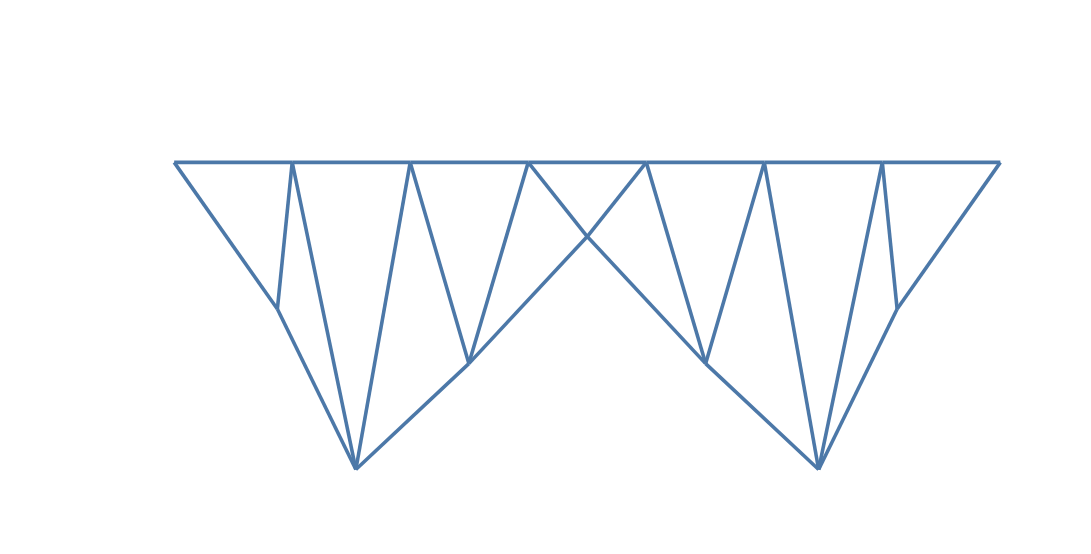

Notebook source saved alongside this figure:
### Code cell
plotTruss(allGraphsUnfiltered[0])

### Figure 1 — Vega-Lite specification as saved in the notebook (floating-point values rounded to 4 significant figures)
{"config": {"view": {"continuousWidth": 400, "continuousHeight": 300, "strokeOpacity": 0}}, "layer": [{"data": {"name": "data-c54843a9bf5c15962e09005606697f04"}, "mark": "circle", "encoding": {"color": {"value": "#4C78A8"}, "opacity": {"value": 0}, "size": {"value": 1}, "x": {"type": "quantitative", "axis": null, "field": "x", "scale": {"domain": [-5.0, 55.0]}}, "y": {"type": "quantitative", "axis": null, "field": "y", "scale": {"domain": [-21.01, 8.986]}}}}, {"data": {"name": "data-4905735001ccef9b15d6b8ab6931b67b"}, "mark": "line", "encoding": {"color": {"value": "#4C78A8"}, "opacity": {"value": 1.0}, "size": {"value": 2.0}, "x": {"type": "quantitative", "field": "x"}, "y": {"type": "quantitative", "field": "y"}}}, {"data": {"name": "data-8b400ba0fcfc55a17aa8de6e589b5acd"}, "mark": "line", "encoding": {"color": {"value": "#4C78A8"}, "opacity": {"value": 1.0}, "size": {"value": 2.0}, "x": {"type": "quantitative", "field": "x"}, "y": {"type": "quantitative", "field": "y"}}}, {"data": {"name": "data-527886cc55d8a82c08429b02e0349b6d"}, "mark": "line", "encoding": {"color": {"value": "#4C78A8"}, "opacity": {"value": 1.0}, "size": {"value": 2.0}, "x": {"type": "quantitative", "field": "x"}, "y": {"type": "quantitative", "field": "y"}}}, {"data": {"name": "data-796a6588aeccfd64e0a95eb04d176a26"}, "mark": "line", "encoding": {"color": {"value": "#4C78A8"}, "opacity": {"value": 1.0}, "size": {"value": 2.0}, "x": {"type": "quantitative", "field": "x"}, "y": {"type": "quantitative", "field": "y"}}}, {"data": {"name": "data-1de376352550a0627b0ceea2fce4f25c"}, "mark": "line", "encoding": {"color": {"value": "#4C78A8"}, "opacity": {"value": 1.0}, "size": {"value": 2.0}, "x": {"type": "quantitative", "field": "x"}, "y": {"type": "quantitative", "field": "y"}}}, {"data": {"name": "data-515fc9bb58f1cae1e00fa8a1dc201630"}, "mark": "line", "encoding": {"color": {"value": "#4C78A8"}, "opacity": {"value": 1.0}, "size": {"value": 2.0}, "x": {"type": "quantitative", "field": "x"}, "y": {"type": "quantitative", "field": "y"}}}, {"data": {"name": "data-a138bbd12d8c2a2150beab748eb8c1c5"}, "mark": "line", "encoding": {"color": {"value": "#4C78A8"}, "opacity": {"value": 1.0}, "size": {"value": 2.0}, "x": {"type": "quantitative", "field": "x"}, "y": {"type": "quantitative", "field": "y"}}}, {"data": {"name": "data-05f02cf1ff9c1f020eaa5ad29cda3223"}, "mark": "line", "encoding": {"color": {"value": "#4C78A8"}, "opacity": {"value": 1.0}, "size": {"value": 2.0}, "x": {"type": "quantitative", "field": "x"}, "y": {"type": "quantitative", "field": "y"}}}, {"data": {"name": "data-40d29d3e692952458d9a1c6a761bcf45"}, "mark": "line", "encoding": {"color": {"value": "#4C78A8"}, "opacity": {"value": 1.0}, "size": {"value": 2.0}, "x": {"type": "quantitative", "field": "x"}, "y": {"type": "quantitative", "field": "y"}}}, {"data": {"name": "data-83a9a9a49c44b98d2247d6926da36461"}, "mark": "line", "encoding": {"color": {"value": "#4C78A8"}, "opacity": {"value": 1.0}, "size": {"value": 2.0}, "x": {"type": "quantitative", "field": "x"}, "y": {"type": "quantitative", "field": "y"}}}, {"data": {"name": "data-7a00bc7907b5f43b0ba3b4164145bd92"}, "mark": "line", "encoding": {"color": {"value": "#4C78A8"}, "opacity": {"value": 1.0}, "size": {"value": 2.0}, "x": {"type": "quantitative", "field": "x"}, "y": {"type": "quantitative", "field": "y"}}}, {"data": {"name": "data-22a7c53b39b322df4e19ec1eb5c41f0c"}, "mark": "line", "encoding": {"color": {"value": "#4C78A8"}, "opacity": {"value": 1.0}, "size": {"value": 2.0}, "x": {"type": "quantitative", "field": "x"}, "y": {"type": "quantitative", "field": "y"}}}, {"data": {"name": "data-a5f54abaf950aceb10af33ac0aae8af7"}, "mark": "line", "encoding": {"color": {"value": "#4C78A8"}, "opacity": {"value": 1.0}, "size": {"value": 2.0}, "x": {"type": "quantitative", "field": "x"}, "y": {"type": "quantitative", "field": "y"}}}, {"data": {"name": "data-a3bbe2f942d9a018fe94dbf3bf17c361"}, "mark": "line", "encoding": {"color": {"value": "#4C78A8"}, "opacity": {"value": 1.0}, "size": {"value": 2.0}, "x": {"type": "quantitative", "field": "x"}, "y": {"type": "quantitative", "field": "y"}}}, {"data": {"name": "data-bf2e7c29cf9b848a7b6a7c0718ca4bfa"}, "mark": "line", "encoding": {"color": {"value": "#4C78A8"}, "opacity": {"value": 1.0}, "size": {"value": 2.0}, "x": {"type": "quantitative", "field": "x"}, "y": {"type": "quantitative", "field": "y"}}}, {"data": {"name": "data-f50d695f135da468e6bcdb4177ef38e2"}, "mark": "line", "encoding": {"color": {"value": "#4C78A8"}, "opacity": {"value": 1.0}, "size": {"value": 2.0}, "x": {"type": "quantitative", "field": "x"}, "y": {"type": "quantitative", "field": "y"}}}, {"data": {"name": "data-58787370d19e48d194f5f640dbcebe12"}, "mark": "line", "encoding": {"color": {"value": "#4C78A8"}, "opacity": {"value": 1.0}, "size": {"value": 2.0}, "x": {"type": "quantitative", "field": "x"}, "y": {"type": "quantitative", "field": "y"}}}, {"data": {"name": "data-5725cc0e55d8831c744fb012b6a10822"}, "mark": "line", "encoding": {"color": {"value": "#4C78A8"}, "opacity": {"value": 1.0}, "size": {"value": 2.0}, "x": {"type": "quantitative", "field": "x"}, "y": {"type": "quantitative", "field": "y"}}}, {"data": {"name": "data-a5006c1171c47fba0be391a07f1f3fd4"}, "mark": "line", "encoding": {"color": {"value": "#4C78A8"}, "opacity": {"value": 1.0}, "size": {"value": 2.0}, "x": {"type": "quantitative", "field": "x"}, "y": {"type": "quantitative", "field": "y"}}}, {"data": {"name": "data-a9a107e75e330d6dd18d2932a3c34ad6"}, "mark": "line", "encoding": {"color": {"value": "#4C78A8"}, "opacity": {"value": 1.0}, "size": {"value": 2.0}, "x": {"type": "quantitative", "field": "x"}, "y": {"type": "quantitative", "field": "y"}}}, {"data": {"name": "data-1e7fcf51c2ebba8e57fd5dab5e156108"}, "mark": "line", "encoding": {"color": {"value": "#4C78A8"}, "opacity": {"value": 1.0}, "size": {"value": 2.0}, "x": {"type": "quantitative", "field": "x"}, "y": {"type": "quantitative", "field": "y"}}}, {"data": {"name": "data-5a6d941763adbe3f8b5f23ae62e0472d"}, "mark": "line", "encoding": {"color": {"value": "#4C78A8"}, "opacity": {"value": 1.0}, "size": {"value": 2.0}, "x": {"type": "quantitative", "field": "x"}, "y": {"type": "quantitative", "field": "y"}}}, {"data": {"name": "data-4fa8ed58fdadf570dccc64e262b0b800"}, "mark": "line", "encoding": {"color": {"value": "#4C78A8"}, "opacity": {"value": 1.0}, "size": {"value": 2.0}, "x": {"type": "quantitative", "field": "x"}, "y": {"type": "quantitative", "field": "y"}}}, {"data": {"name": "data-d721b0a525ad725f3a7df69db3fbbc7d"}, "mark": "line", "encoding": {"color": {"value": "#4C78A8"}, "opacity": {"value": 1.0}, "size": {"value": 2.0}, "x": {"type": "quantitative", "field": "x"}, "y": {"type": "quantitative", "field": "y"}}}, {"data": {"name": "data-c18cb48d67b0f2e3c33a91f8f069c9bd"}, "mark": "line", "encoding": {"color": {"value": "#4C78A8"}, "opacity": {"value": 1.0}, "size": {"value": 2.0}, "x": {"type": "quantitative", "field": "x"}, "y": {"type": "quantitative", "field": "y"}}}, {"data": {"name": "data-b4b5e6cc1eb26d5f4d69e0d3cb22d6c0"}, "mark": "line", "encoding": {"color": {"value": "#4C78A8"}, "opacity": {"value": 1.0}, "size": {"value": 2.0}, "x": {"type": "quantitative", "field": "x"}, "y": {"type": "quantitative", "field": "y"}}}, {"data": {"name": "data-171ca0c60e62f6b0e2a36f7a24d16954"}, "mark": "line", "encoding": {"color": {"value": "#4C78A8"}, "opacity": {"value": 1.0}, "size": {"value": 2.0}, "x": {"type": "quantitative", "field": "x"}, "y": {"type": "quantitative", "field": "y"}}}], "background": "white", "height": 300, "width": 600, "$schema": "https://vega.github.io/schema/vega-lite/v4.8.1.json", "datasets": {"data-c54843a9bf5c15962e09005606697f04": [{"x": 0.0, "y": 0.0}, {"x": 6.246, "y": -9.556}, {"x": 7.143, "y": 0.0}, {"x": 11.0, "y": -20.01}, {"x": 14.29, "y": 0.0}, {"x": 17.83, "y": -13.12}, {"x": 21.43, "y": 0.0}, {"x": 25.0, "y": -4.833}, {"x": 28.57, "y": 0.0}, {"x": 32.17, "y": -13.12}, {"x": 35.71, "y": 0.0}, {"x": 39.0, "y": -20.01}, {"x": 42.86, "y": 0.0}, {"x": 43.75, "y": -9.556}, {"x": 50.0, "y": 0.0}], "data-4905735001ccef9b15d6b8ab6931b67b": [{"x": 0.0, "y": 0.0}, {"x": 6.246, "y": -9.556}], "data-8b400ba0fcfc55a17aa8de6e589b5acd": [{"x": 0.0, "y": 0.0}, {"x": 7.143, "y": 0.0}], "data-527886cc55d8a82c08429b02e0349b6d": [{"x": 6.246, "y": -9.556}, {"x": 7.143, "y": 0.0}], "data-796a6588aeccfd64e0a95eb04d176a26": [{"x": 6.246, "y": -9.556}, {"x": 11.0, "y": -20.01}], "data-1de376352550a0627b0ceea2fce4f25c": [{"x": 7.143, "y": 0.0}, {"x": 11.0, "y": -20.01}], "data-515fc9bb58f1cae1e00fa8a1dc201630": [{"x": 7.143, "y": 0.0}, {"x": 14.29, "y": 0.0}], "data-a138bbd12d8c2a2150beab748eb8c1c5": [{"x": 11.0, "y": -20.01}, {"x": 14.29, "y": 0.0}], "data-05f02cf1ff9c1f020eaa5ad29cda3223": [{"x": 11.0, "y": -20.01}, {"x": 17.83, "y": -13.12}], "data-40d29d3e692952458d9a1c6a761bcf45": [{"x": 14.29, "y": 0.0}, {"x": 17.83, "y": -13.12}], "data-83a9a9a49c44b98d2247d6926da36461": [{"x": 14.29, "y": 0.0}, {"x": 21.43, "y": 0.0}], "data-7a00bc7907b5f43b0ba3b4164145bd92": [{"x": 17.83, "y": -13.12}, {"x": 21.43, "y": 0.0}], "data-22a7c53b39b322df4e19ec1eb5c41f0c": [{"x": 17.83, "y": -13.12}, {"x": 25.0, "y": -4.833}], "data-a5f54abaf950aceb10af33ac0aae8af7": [{"x": 21.43, "y": 0.0}, {"x": 25.0, "y": -4.833}], "data-a3bbe2f942d9a018fe94dbf3bf17c361": [{"x": 21.43, "y": 0.0}, {"x": 28.57, "y": 0.0}], "data-bf2e7c29cf9b848a7b6a7c0718ca4bfa": [{"x": 25.0, "y": -4.833}, {"x": 28.57, "y": 0.0}], "data-f50d695f135da468e6bcdb4177ef38e2": [{"x": 25.0, "y": -4.833}, {"x": 32.17, "y": -13.12}], "data-58787370d19e48d194f5f640dbcebe12": [{"x": 28.57, "y": 0.0}, {"x": 32.17, "y": -13.12}], "data-5725cc0e55d8831c744fb012b6a10822": [{"x": 28.57, "y": 0.0}, {"x": 35.71, "y": 0.0}], "data-a5006c1171c47fba0be391a07f1f3fd4": [{"x": 32.17, "y": -13.12}, {"x": 35.71, "y": 0.0}], "data-a9a107e75e330d6dd18d2932a3c34ad6": [{"x": 32.17, "y": -13.12}, {"x": 39.0, "y": -20.01}], "data-1e7fcf51c2ebba8e57fd5dab5e156108": [{"x": 35.71, "y": 0.0}, {"x": 39.0, "y": -20.01}], "data-5a6d941763adbe3f8b5f23ae62e0472d": [{"x": 35.71, "y": 0.0}, {"x": 42.86, "y": 0.0}], "data-4fa8ed58fdadf570dccc64e262b0b800": [{"x": 39.0, "y": -20.01}, {"x": 42.86, "y": 0.0}], "data-d721b0a525ad725f3a7df69db3fbbc7d": [{"x": 39.0, "y": -20.01}, {"x": 43.75, "y": -9.556}], "data-c18cb48d67b0f2e3c33a91f8f069c9bd": [{"x": 42.86, "y": 0.0}, {"x": 43.75, "y": -9.556}], "data-b4b5e6cc1eb26d5f4d69e0d3cb22d6c0": [{"x": 42.86, "y": 0.0}, {"x": 50.0, "y": 0.0}], "data-171ca0c60e62f6b0e2a36f7a24d16954": [{"x": 43.75, "y": -9.556}, {"x": 50.0, "y": 0.0}]}}
